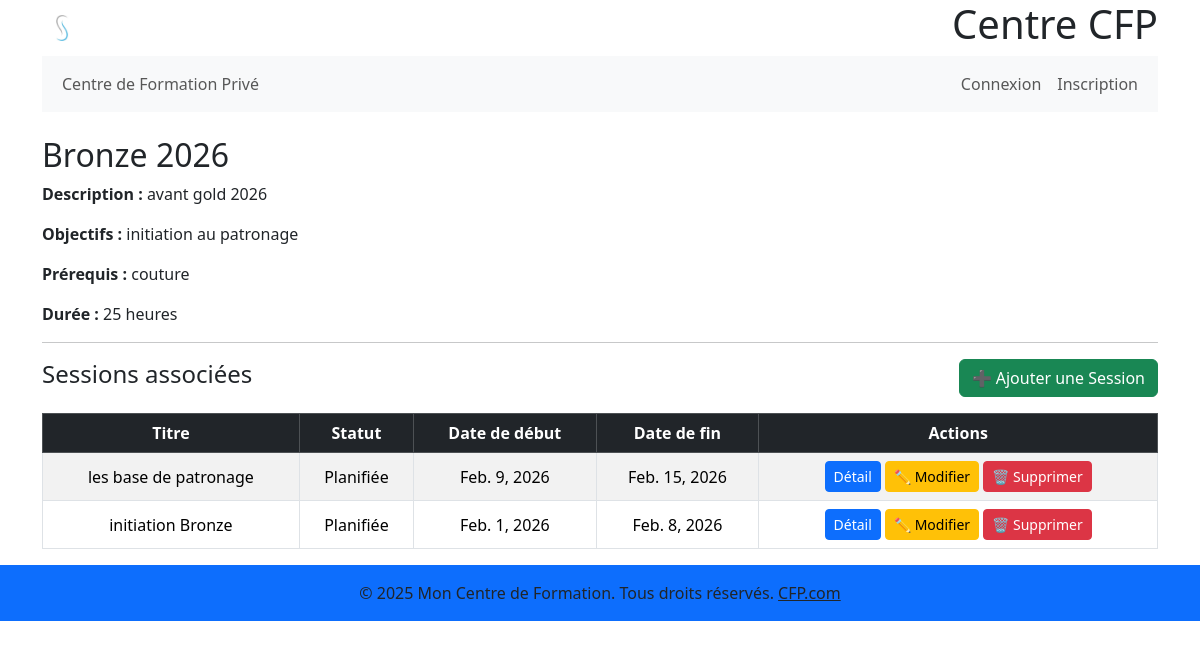
Page /formations/formation/2/ on the committed database.
### gestion_formations/models.py (models this page shows, shortened)
class Formation(models.Model):  # cours
    nom = models.CharField(
        max_length=255, verbose_name=_("Nom de la formation"))
    description = models.TextField(
        blank=True, null=True, verbose_name=_("Description"))
    duree_heures = models.PositiveIntegerField(blank=True, null=True, verbose_name=_(
        "Durée totale en heures"))  # Durée totale estimée de la formation
    objectifs = models.TextField(
        blank=True, null=True, verbose_name=_("Objectifs"))
    prerequis = models.TextField(
        blank=True, null=True, verbose_name=_("Prérequis"))
    est_active = models.BooleanField(
        default=True, verbose_name=_("Est active"))
    date_debut_formation = models.DateField(
        blank=True,
        null=True,
        verbose_name=_("Date de début de la formation")
    )
    date_fin_formation = models.DateField(
        blank=True,
        null=True,
        verbose_name=_("Date de fin de la formation")
    )
    class Meta:
        verbose_name = _("Formation")
        verbose_name_plural = _("Formations")

class Session(models.Model):
    statut = models.CharField(max_length=50, choices=SessionStatus.choices,
                              default=SessionStatus.PLANNED, verbose_name=_("Statut de la session"))
    formation = models.ForeignKey(Formation, on_delete=models.CASCADE, related_name='sessions', verbose_name=_(
        "Formation"))  # Si la formation est supprimée, ses sessions le sont aussi
    nom_session = models.CharField(
        max_length=255, verbose_name=_("Nom de la session"))
    date_debut_session = models.DateField(verbose_name=_(
        "Date de début de la session"))  # Période générale
    date_fin_session = models.DateField(verbose_name=_(
        "Date de fin de la session"))   # Période générale
    capacite_max = models.PositiveIntegerField(
        verbose_name=_("Capacité maximale"))
    instructor_principal = models.ForeignKey(CustomUser, on_delete=models.SET_NULL, null=True,
                                             blank=True, related_name='sessions_principales', verbose_name=_("Formateur principal"))
    lieu = models.CharField(max_length=255, blank=True,
                            null=True, verbose_name=_("Lieu de la session"))
    description = models.TextField(
        blank=True, null=True, verbose_name=_("Description de la session"))
    capacite_min = models.PositiveIntegerField(
        blank=True, null=True, verbose_name=_("Capacité minimale"))
    class Meta:
        verbose_name = _("Session")
        verbose_name_plural = _("Sessions")
        ordering = ['date_debut_session']

### gestion_formations/views.py (the view)
# urls.py: path('formation/<int:pk>/', views.formation_detail, name='formation_detail'),
def formation_detail(request, pk):
    formation = get_object_or_404(Formation, pk=pk)
    sessions = formation.sessions.all().select_related(
        'instructor_principal').order_by('-date_debut_session')
    context = {
        'formation': formation,
        'sessions': sessions,
        'titre_page': f'Détail de la formation : {formation.nom}',
        'session_count': sessions.count(),
        'active_session_count': sessions.filter(statut__in=['OPEN', 'IN_PROGRESS']).count(),
    }
    return render(request, 'gestion_formations/formation_detail.html', context)

### gestion_formations/templates/gestion_formations/formation_detail.html
{% extends 'base.html' %}
{% block content %}
  <div class="container mt-4">
    <h2>{{ formation.nom }}</h2>
    <p>
      <strong>Description :</strong> {{ formation.description }}
    </p>
    <p>
      <strong>Objectifs :</strong> {{ formation.objectifs }}
    </p>
    <p>
      <strong>Prérequis :</strong> {{ formation.prerequis }}
    </p>
    <p>
      <strong>Durée :</strong> {{ formation.duree_heures }} heures
    </p>
    <hr />
    <div class="d-flex justify-content-between align-items-center mb-3">
      <h4>Sessions associées</h4>
      <a href="{% url 'gestion_formations:session_add_to_formation' formation.pk %}" class="btn btn-success">➕ Ajouter une Session</a>
    </div>
    {% if sessions %}
      <div class="table-responsive">
        <table class="table table-bordered table-striped align-middle" style="text-align:center">
          <thead class="table-dark">
            <tr>
              <th>Titre</th>
              <th>Statut</th>
              <th>Date de début</th>
              <th>Date de fin</th>
              <th>Actions</th>
            </tr>
          </thead>
          <tbody>
            {% for session in sessions %}
              <tr>
                <td>{{ session.nom_session }}</td>
                <td>{{ session.get_statut_display }}</td>
                <td>{{ session.date_debut_session }}</td>
                <td>{{ session.date_fin_session }}</td>
                <td>
                  <a href="{% url 'gestion_formations:session_detail' pk=session.pk %}" class="btn btn-primary btn-sm">Détail</a>
                  <a href="{% url 'gestion_formations:session_update' pk=session.pk %}" class="btn btn-warning btn-sm">✏️ Modifier</a>
                  <a href="{% url 'gestion_formations:session_delete' pk=session.pk %}" class="btn btn-sm btn-danger" onclick="return confirm('Confirmer la suppression de cette session ?');">🗑️ Supprimer</a>
                </td>
              </tr>
            {% endfor %}
          </tbody>
        </table>
      </div>
    {% else %}
      <p class="text-muted">Aucune session disponible pour cette formation.</p>
    {% endif %}
  </div>
{% endblock %}

### rows in the picture
Formation: nom "Bronze 2026", description "avant gold 2026", objectifs "initiation au patronage", prerequis "couture", duree_heures "25"
Session: nom_session "les base de patronage", statut "Planifiée", date_debut_session "Feb. 9, 2026", date_fin_session "Feb. 15, 2026"
Session: nom_session "initiation Bronze", statut "Planifiée", date_debut_session "Feb. 1, 2026", date_fin_session "Feb. 8, 2026"
